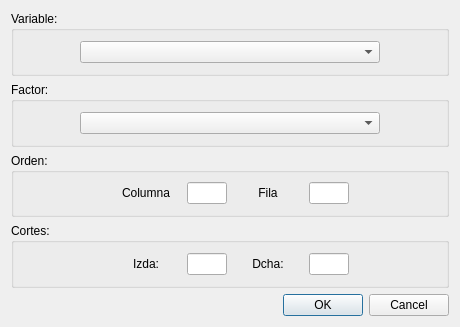
<?xml version="1.0" encoding="UTF-8"?>
<ui version="4.0">
 <class>agregado</class>
 <widget class="QDialog" name="agregado">
  <property name="geometry">
   <rect>
    <x>0</x>
    <y>0</y>
    <width>460</width>
    <height>327</height>
   </rect>
  </property>
  <property name="windowTitle">
   <string>Dialog</string>
  </property>
  <layout class="QGridLayout" name="gridLayout_2">
   <item row="0" column="0">
    <layout class="QGridLayout" name="gridLayout">
     <item row="1" column="0">
      <widget class="QGroupBox" name="groupBox_2">
       <property name="title">
        <string>Factor:</string>
       </property>
       <layout class="QGridLayout" name="gridLayout_4">
        <item row="0" column="0">
         <spacer name="horizontalSpacer_3">
          <property name="orientation">
           <enum>Qt::Horizontal</enum>
          </property>
          <property name="sizeHint" stdset="0">
           <size>
            <width>40</width>
            <height>20</height>
           </size>
          </property>
         </spacer>
        </item>
        <item row="0" column="1">
         <widget class="QComboBox" name="cb_factor">
          <property name="minimumSize">
           <size>
            <width>300</width>
            <height>0</height>
           </size>
          </property>
         </widget>
        </item>
        <item row="0" column="2">
         <spacer name="horizontalSpacer_4">
          <property name="orientation">
           <enum>Qt::Horizontal</enum>
          </property>
          <property name="sizeHint" stdset="0">
           <size>
            <width>40</width>
            <height>20</height>
           </size>
          </property>
         </spacer>
        </item>
       </layout>
      </widget>
     </item>
     <item row="2" column="0">
      <widget class="QGroupBox" name="groupBox_3">
       <property name="title">
        <string>Orden:</string>
       </property>
       <layout class="QGridLayout" name="gridLayout_5">
        <item row="0" column="1">
         <widget class="QLabel" name="label">
          <property name="minimumSize">
           <size>
            <width>70</width>
            <height>0</height>
           </size>
          </property>
          <property name="text">
           <string>Columna</string>
          </property>
          <property name="alignment">
           <set>Qt::AlignCenter</set>
          </property>
         </widget>
        </item>
        <item row="0" column="0">
         <spacer name="horizontalSpacer_5">
          <property name="orientation">
           <enum>Qt::Horizontal</enum>
          </property>
          <property name="sizeHint" stdset="0">
           <size>
            <width>40</width>
            <height>20</height>
           </size>
          </property>
         </spacer>
        </item>
        <item row="0" column="4">
         <widget class="QLineEdit" name="le_fil">
          <property name="minimumSize">
           <size>
            <width>30</width>
            <height>0</height>
           </size>
          </property>
          <property name="maximumSize">
           <size>
            <width>40</width>
            <height>16777215</height>
           </size>
          </property>
         </widget>
        </item>
        <item row="0" column="2">
         <widget class="QLineEdit" name="le_col">
          <property name="minimumSize">
           <size>
            <width>30</width>
            <height>0</height>
           </size>
          </property>
          <property name="maximumSize">
           <size>
            <width>40</width>
            <height>16777215</height>
           </size>
          </property>
         </widget>
        </item>
        <item row="0" column="3">
         <widget class="QLabel" name="label_2">
          <property name="sizePolicy">
           <sizepolicy hsizetype="Preferred" vsizetype="Preferred">
            <horstretch>0</horstretch>
            <verstretch>0</verstretch>
           </sizepolicy>
          </property>
          <property name="minimumSize">
           <size>
            <width>70</width>
            <height>0</height>
           </size>
          </property>
          <property name="layoutDirection">
           <enum>Qt::LeftToRight</enum>
          </property>
          <property name="text">
           <string>Fila</string>
          </property>
          <property name="alignment">
           <set>Qt::AlignCenter</set>
          </property>
         </widget>
        </item>
        <item row="0" column="5">
         <spacer name="horizontalSpacer_6">
          <property name="orientation">
           <enum>Qt::Horizontal</enum>
          </property>
          <property name="sizeHint" stdset="0">
           <size>
            <width>40</width>
            <height>20</height>
           </size>
          </property>
         </spacer>
        </item>
       </layout>
      </widget>
     </item>
     <item row="0" column="0">
      <widget class="QGroupBox" name="groupBox">
       <property name="title">
        <string>Variable:</string>
       </property>
       <layout class="QGridLayout" name="gridLayout_3">
        <item row="0" column="0">
         <spacer name="horizontalSpacer">
          <property name="orientation">
           <enum>Qt::Horizontal</enum>
          </property>
          <property name="sizeHint" stdset="0">
           <size>
            <width>40</width>
            <height>20</height>
           </size>
          </property>
         </spacer>
        </item>
        <item row="0" column="1">
         <widget class="QComboBox" name="cb_variable">
          <property name="minimumSize">
           <size>
            <width>300</width>
            <height>0</height>
           </size>
          </property>
         </widget>
        </item>
        <item row="0" column="2">
         <spacer name="horizontalSpacer_2">
          <property name="orientation">
           <enum>Qt::Horizontal</enum>
          </property>
          <property name="sizeHint" stdset="0">
           <size>
            <width>40</width>
            <height>20</height>
           </size>
          </property>
         </spacer>
        </item>
       </layout>
      </widget>
     </item>
     <item row="3" column="0">
      <widget class="QGroupBox" name="groupBox_4">
       <property name="title">
        <string>Cortes:</string>
       </property>
       <layout class="QGridLayout" name="gridLayout_6">
        <item row="0" column="1">
         <widget class="QLabel" name="label_3">
          <property name="minimumSize">
           <size>
            <width>70</width>
            <height>0</height>
           </size>
          </property>
          <property name="text">
           <string>Izda:</string>
          </property>
          <property name="alignment">
           <set>Qt::AlignCenter</set>
          </property>
         </widget>
        </item>
        <item row="0" column="2">
         <widget class="QLineEdit" name="le_izda">
          <property name="maximumSize">
           <size>
            <width>40</width>
            <height>16777215</height>
           </size>
          </property>
         </widget>
        </item>
        <item row="0" column="3">
         <widget class="QLabel" name="label_4">
          <property name="minimumSize">
           <size>
            <width>70</width>
            <height>0</height>
           </size>
          </property>
          <property name="maximumSize">
           <size>
            <width>16777211</width>
            <height>16777215</height>
           </size>
          </property>
          <property name="text">
           <string>Dcha:</string>
          </property>
          <property name="alignment">
           <set>Qt::AlignCenter</set>
          </property>
         </widget>
        </item>
        <item row="0" column="0">
         <spacer name="horizontalSpacer_7">
          <property name="orientation">
           <enum>Qt::Horizontal</enum>
          </property>
          <property name="sizeHint" stdset="0">
           <size>
            <width>40</width>
            <height>20</height>
           </size>
          </property>
         </spacer>
        </item>
        <item row="0" column="4">
         <widget class="QLineEdit" name="le_dcha">
          <property name="maximumSize">
           <size>
            <width>40</width>
            <height>16777215</height>
           </size>
          </property>
         </widget>
        </item>
        <item row="0" column="5">
         <spacer name="horizontalSpacer_8">
          <property name="orientation">
           <enum>Qt::Horizontal</enum>
          </property>
          <property name="sizeHint" stdset="0">
           <size>
            <width>40</width>
            <height>20</height>
           </size>
          </property>
         </spacer>
        </item>
       </layout>
      </widget>
     </item>
    </layout>
   </item>
   <item row="1" column="0">
    <widget class="QDialogButtonBox" name="buttonBox">
     <property name="orientation">
      <enum>Qt::Horizontal</enum>
     </property>
     <property name="standardButtons">
      <set>QDialogButtonBox::Cancel|QDialogButtonBox::Ok</set>
     </property>
    </widget>
   </item>
  </layout>
 </widget>
 <resources/>
 <connections>
  <connection>
   <sender>buttonBox</sender>
   <signal>accepted()</signal>
   <receiver>agregado</receiver>
   <slot>accept()</slot>
   <hints>
    <hint type="sourcelabel">
     <x>248</x>
     <y>254</y>
    </hint>
    <hint type="destinationlabel">
     <x>157</x>
     <y>274</y>
    </hint>
   </hints>
  </connection>
  <connection>
   <sender>buttonBox</sender>
   <signal>rejected()</signal>
   <receiver>agregado</receiver>
   <slot>reject()</slot>
   <hints>
    <hint type="sourcelabel">
     <x>316</x>
     <y>260</y>
    </hint>
    <hint type="destinationlabel">
     <x>286</x>
     <y>274</y>
    </hint>
   </hints>
  </connection>
 </connections>
</ui>
